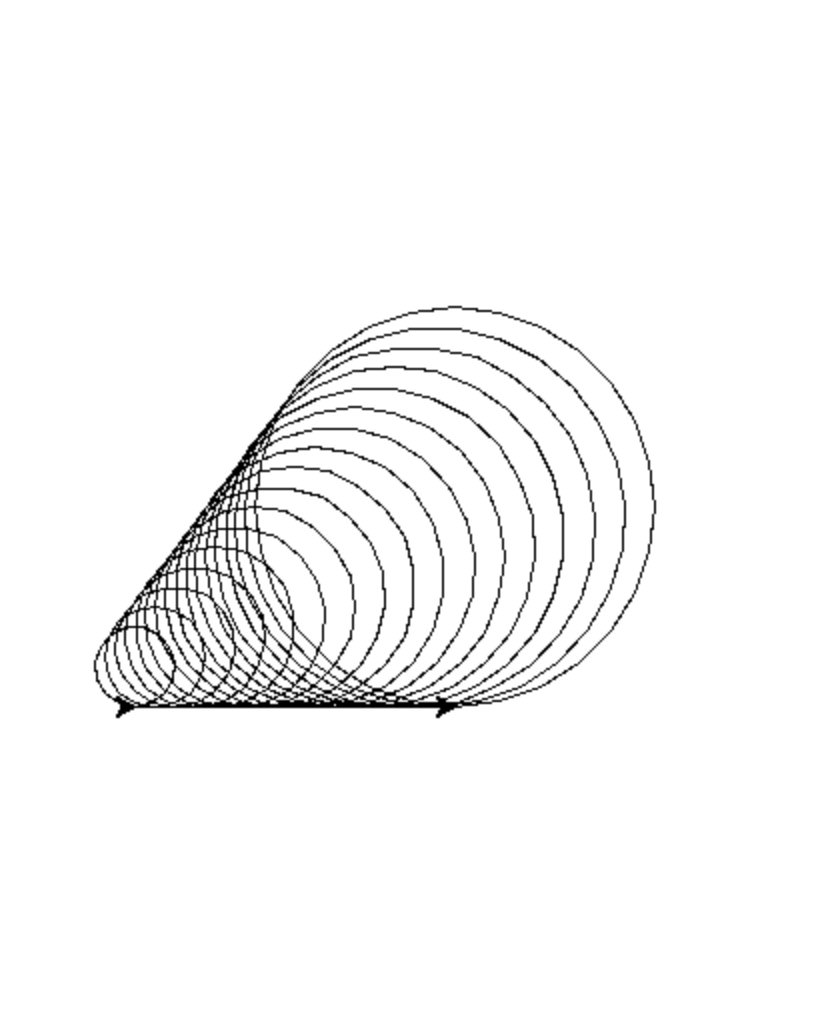

The script that drew this image:
import turtle
window = turtle.Screen()
t = turtle.Turtle()
t.speed(1)
t.circle(20)
t.forward(10)
t.circle(25)
t.forward(10)
t.circle(30)
t.forward(10)
t.circle(35)
t.forward(10)
t.circle(40)
t.forward(10)
t.circle(45)
t.forward(10)
t.circle(50)
t.forward(10)
t.circle(55)
t.forward(10)
t.circle(60)
t.forward(10)
t.circle(65)
t.forward(10)
t.circle(70)
t.forward(10)
t.circle(75)
t.forward(10)
t.circle(80)
t.forward(10)
t.circle(85)
t.forward(10)
t.circle(90)
t.forward(10)
t.circle(95)
t.forward(10)
t.circle(100)
window.mainloop()
